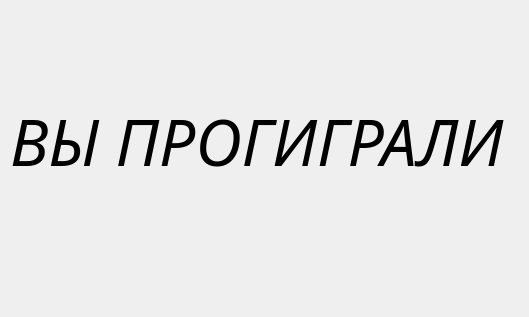
<?xml version="1.0" encoding="UTF-8"?>
<ui version="4.0">
 <class>Form</class>
 <widget class="QWidget" name="Form">
  <property name="geometry">
   <rect>
    <x>0</x>
    <y>0</y>
    <width>529</width>
    <height>317</height>
   </rect>
  </property>
  <property name="font">
   <font>
    <family>Palace Script MT</family>
    <pointsize>14</pointsize>
    <italic>true</italic>
   </font>
  </property>
  <property name="windowTitle">
   <string>Form</string>
  </property>
  <widget class="QLabel" name="label">
   <property name="geometry">
    <rect>
     <x>10</x>
     <y>100</y>
     <width>501</width>
     <height>81</height>
    </rect>
   </property>
   <property name="font">
    <font>
     <family>Palace Script MT</family>
     <pointsize>48</pointsize>
     <italic>true</italic>
    </font>
   </property>
   <property name="text">
    <string>ВЫ ПРОГИГРАЛИ</string>
   </property>
  </widget>
 </widget>
 <resources/>
 <connections/>
</ui>
